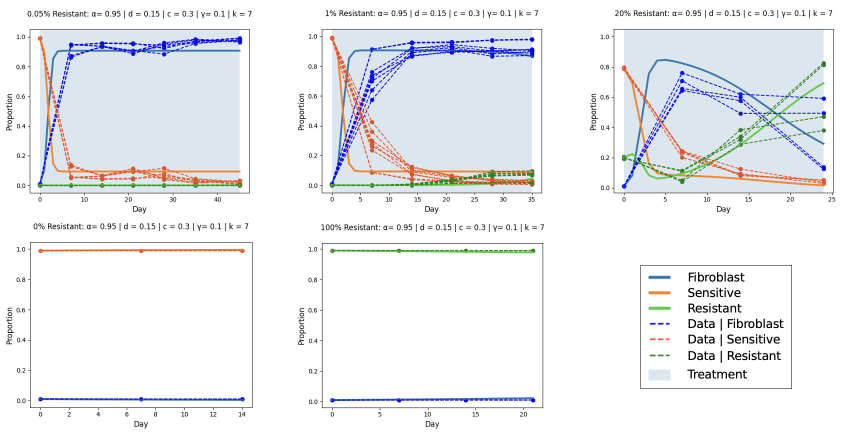
#> input picture source_figures/figure2.png, 1700 x 864 px (shown at 1/2 size)
$ python digitize_mouse_data.py
#> lines starting #> are read from the running program, lines starting #| are printed output that depends on the picture; after the words box and inside, x2 and y2 are one past the last pixel; in counts of white or black regions, pixels touching at a corner belong together
"""Recover plotted mouse observations from manuscript Figures 2 and 3.

The original numerical tables are not present in the supplied project folder.
This script detects the centers of visible colored markers in the embedded PNG
figures. Coincident markers cannot be separated, so the resulting CSV files
contain *visible unique points*, not guaranteed original replicate counts.

Pixel-to-data mappings were set from the plot axes. The uncertainty is roughly
half a pixel: about 0.0017 for composition, 0.033 mm^3 for treated volumes,
1.1 mm^3 for untreated-sensitive volumes, and 3.85 mm^3 for resistant volumes.
Anti-aliasing and coincident markers are larger potential error sources.
"""

from __future__ import annotations

import csv
import sys
from dataclasses import dataclass
from pathlib import Path

import numpy as np
from PIL import Image


ROOT = Path(__file__).resolve().parents[1]


@dataclass(frozen=True)
class Panel:
    group: str
    treatment: bool
    day_x: tuple[tuple[int, int], ...]
    y_min_pixel: float
    y_max_pixel: float
    value_at_min_pixel: float
    value_at_max_pixel: float

    def pixel_to_value(self, y: int) -> float:
        fraction = (y - self.y_min_pixel) / (self.y_max_pixel - self.y_min_pixel)
        return self.value_at_min_pixel + fraction * (
            self.value_at_max_pixel - self.value_at_min_pixel
        )


COMPOSITION_PANELS = (
    Panel(
        "R_0.05pct",
        True,
        ((0, 80), (7, 140), (14, 203), (21, 266), (28, 327), (35, 390), (45, 479)),
        72,
        371,
        1.0,
        0.0,
    ),
    Panel(
        "R_1pct",
        True,
        ((0, 665), (7, 743), (14, 823), (21, 903), (28, 983), (35, 1065)),
        72,
        371,
        1.0,
        0.0,
    ),
    Panel(
        "R_20pct",
        True,
        ((0, 1248), (7, 1363), (14, 1481), (24, 1647)),
        72,
        371,
        1.0,
        0.0,
    ),
)


VOLUME_PANELS = (
    Panel(
        "R_0.05pct",
        True,
        ((0, 65), (7, 116), (14, 166), (21, 216), (28, 266), (35, 317), (45, 388)),
        47,
        167,
        8.0,
        0.0,
    ),
    Panel(
        "R_1pct",
        True,
        ((0, 502), (7, 566), (14, 629), (21, 694), (28, 759), (35, 823)),
        47,
        167,
        8.0,
        0.0,
    ),
    Panel(
        "R_20pct",
        True,
        ((0, 937), (7, 1031), (14, 1125), (24, 1259)),
        47,
        167,
        8.0,
        0.0,
    ),
    Panel(
        "R_0pct",
        False,
        ((0, 68), (7, 230), (14, 389)),
        420,
        509,
        200.0,
        0.0,
    ),
    Panel(
        "R_100pct",
        False,
        ((0, 941), (7, 1047), (14, 1155), (21, 1262)),
        405,
        509,
        800.0,
        0.0,
    ),
)


def color_mask(pixels: np.ndarray, color: str) -> np.ndarray:
    red, green, blue = pixels[:, :, 0], pixels[:, :, 1], pixels[:, :, 2]
    if color == "fibroblast":
        return (blue > 180) & (red < 40) & (green < 80)
    if color == "sensitive":
        return (red > 180) & (green < 120) & (blue < 100)
    if color == "resistant":
        return (red < 100) & (green > 70) & (green < 180) & (blue < 100)
    if color == "volume":
        return (red > 80) & (red < 180) & (green < 70) & (blue < 60)
    raise ValueError(color)


def marker_centers(
    mask: np.ndarray,
    x: int,
    y_bounds: tuple[int, int],
    score_threshold: float,
    half_width: int = 5,
    minimum_separation: int = 5,
) -> list[int]:
    """Locate vertical density peaks produced by circular point markers."""

    y0, y1 = y_bounds
    density = mask[y0:y1, x - half_width : x + half_width + 1].sum(axis=1)
    score = np.convolve(density.astype(float), np.ones(3), mode="same")
    candidates = [
        i
        for i in range(1, len(score) - 1)
        if score[i] >= score_threshold
        and score[i] >= score[i - 1]
        and score[i] > score[i + 1]
    ]
    selected: list[int] = []
    for candidate in sorted(candidates, key=lambda value: score[value], reverse=True):
        if all(abs(candidate - existing) >= minimum_separation for existing in selected):
            selected.append(candidate)
    return sorted(y0 + value for value in selected)


def write_composition(figure: Path, destination: Path) -> None:
    pixels = np.array(Image.open(figure).convert("RGB"))
    rows: list[dict[str, object]] = []
    for panel in COMPOSITION_PANELS:
        for phenotype in ("fibroblast", "sensitive", "resistant"):
            mask = color_mask(pixels, phenotype)
            for day, x in panel.day_x:
                centers = marker_centers(mask, x, (60, 375), 18)
                for visible_point, y in enumerate(centers, start=1):
                    value = float(np.clip(panel.pixel_to_value(y), 0.0, 1.0))
                    rows.append(
                        {
                            "group": panel.group,
                            "day": day,
                            "phenotype": phenotype,
                            "visible_point": visible_point,
                            "fraction": f"{value:.6f}",
                            "treatment": str(panel.treatment).lower(),
                            "source_pixel_y": y,
                        }
                    )
#> this loop made 3 passes
#> pass 1, in color_mask, `red, green, blue = pixels[:, :, 0], pixels[:, :, 1], pixels[:, :, 2]`:
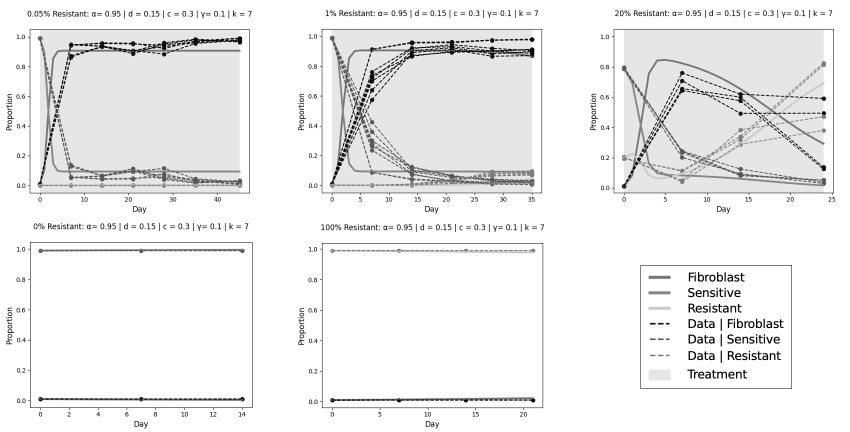
#> green: shape (864, 1700) (shown at 1/2 size); min 0, max 255, mean 238.8
#> pass 1, in color_mask, `red, green, blue = pixels[:, :, 0], pixels[:, :, 1], pixels[:, :, 2]`:
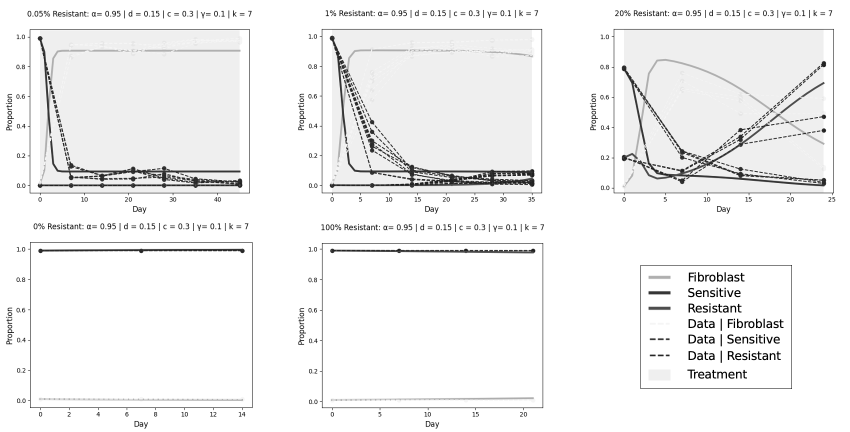
#> blue: shape (864, 1700) (shown at 1/2 size); min 0, max 255, mean 241.9
#> after the loop:
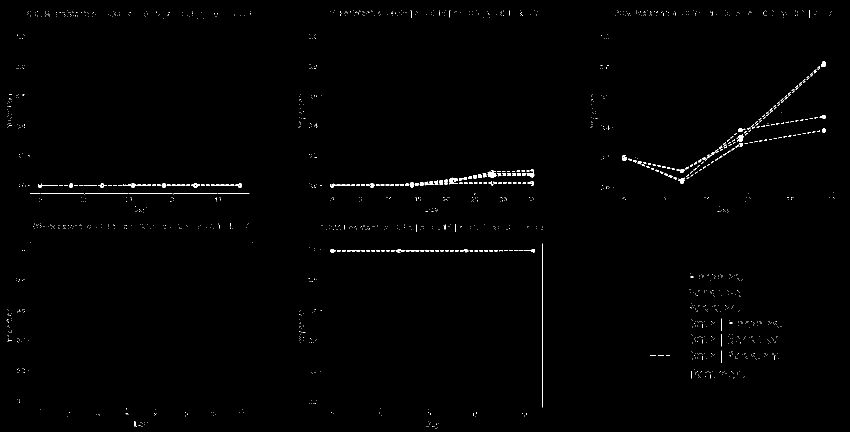
#> mask: shape (864, 1700) bool (shown at 1/2 size); 0.65% white in thin lines or dots
#> after the loop, rows = 107 items

    # Baseline fibroblast markers coincide with zero-resistance markers in the
    # first two panels and are not separately detectable. Add the manuscript's
    # stated 1% baseline stroma assumption and the known injection fractions.
    for group, resistant in (("R_0.05pct", 0.0005), ("R_1pct", 0.01)):
        rows = [
            row
            for row in rows
            if not (row["group"] == group and row["day"] == 0)
        ]
        for phenotype, fraction in (
            ("fibroblast", 0.01),
            ("sensitive", 0.99 * (1.0 - resistant)),
            ("resistant", 0.99 * resistant),
        ):
            rows.append(
                {
                    "group": group,
                    "day": 0,
                    "phenotype": phenotype,
                    "visible_point": 1,
                    "fraction": f"{fraction:.6f}",
                    "treatment": "true",
                    "source_pixel_y": "assumption",
                }
            )
#> this loop made 2 passes
#> (group, resistant) on passes 1 to 2: ('R_0.05pct', 0.0005), ('R_1pct', 0.01)
#> after the loop, rows = 109 items

    # Homogeneous untreated groups are described in the text rather than fitted
    # from colored markers in Figure 2.
    for group, resistant in (("R_0pct", 0.0), ("R_100pct", 0.99)):
        for day in ((0, 7, 14) if group == "R_0pct" else (0, 7, 14, 21)):
            for phenotype, fraction in (
                ("fibroblast", 0.01),
                ("sensitive", 0.99 - resistant),
                ("resistant", resistant),
            ):
                rows.append(
                    {
                        "group": group,
                        "day": day,
                        "phenotype": phenotype,
                        "visible_point": 1,
                        "fraction": f"{fraction:.6f}",
                        "treatment": "false",
                        "source_pixel_y": "text_assumption",
                    }
                )
#> after the loop, rows = 130 items

    rows.sort(key=lambda row: (str(row["group"]), int(row["day"]), str(row["phenotype"]), int(row["visible_point"])))
    destination.parent.mkdir(parents=True, exist_ok=True)
    with destination.open("w", newline="", encoding="utf-8") as stream:
        writer = csv.DictWriter(stream, fieldnames=list(rows[0]))
        writer.writeheader()
        writer.writerows(rows)


def write_volume(figure: Path, destination: Path) -> None:
    pixels = np.array(Image.open(figure).convert("RGB"))
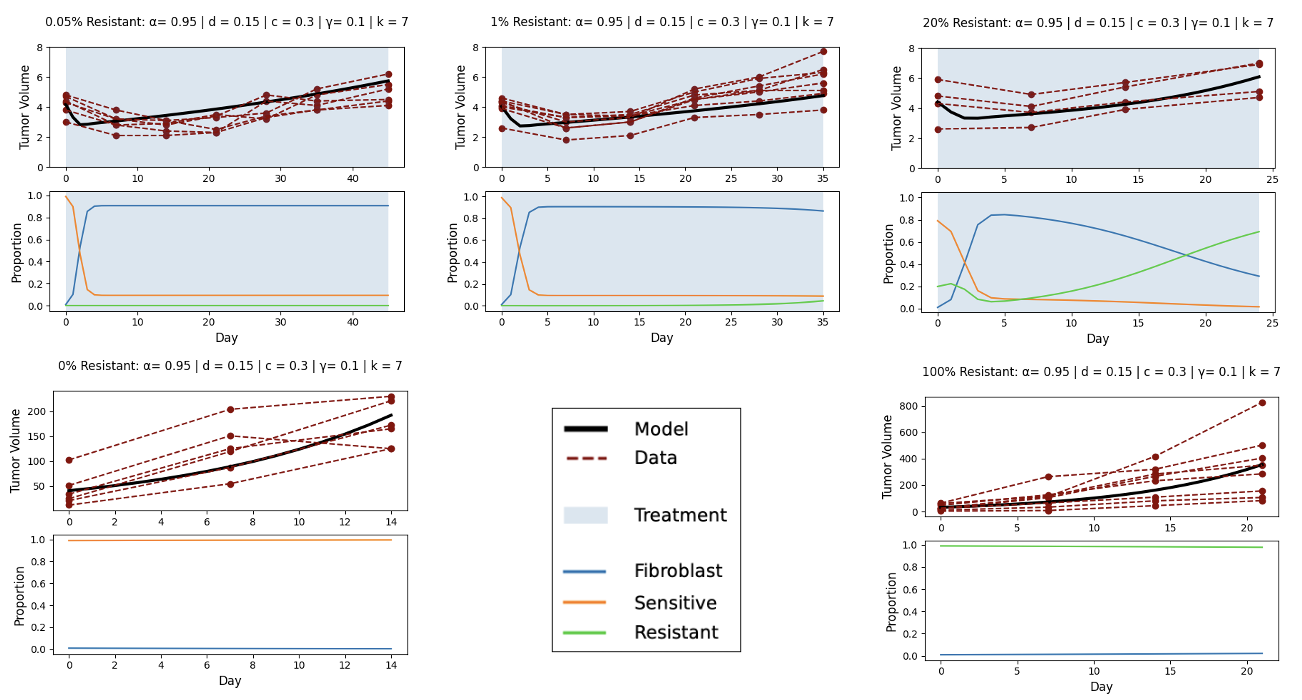
#> input picture source_figures/figure3.png, 1302 x 700 px
#> pixels: shape (700, 1302, 3)
    mask = color_mask(pixels, "volume")
#> in color_mask (call 10), `red, green, blue = pixels[:, :, 0], pixels[:, :, 1], pixels[:, :, 2]`:
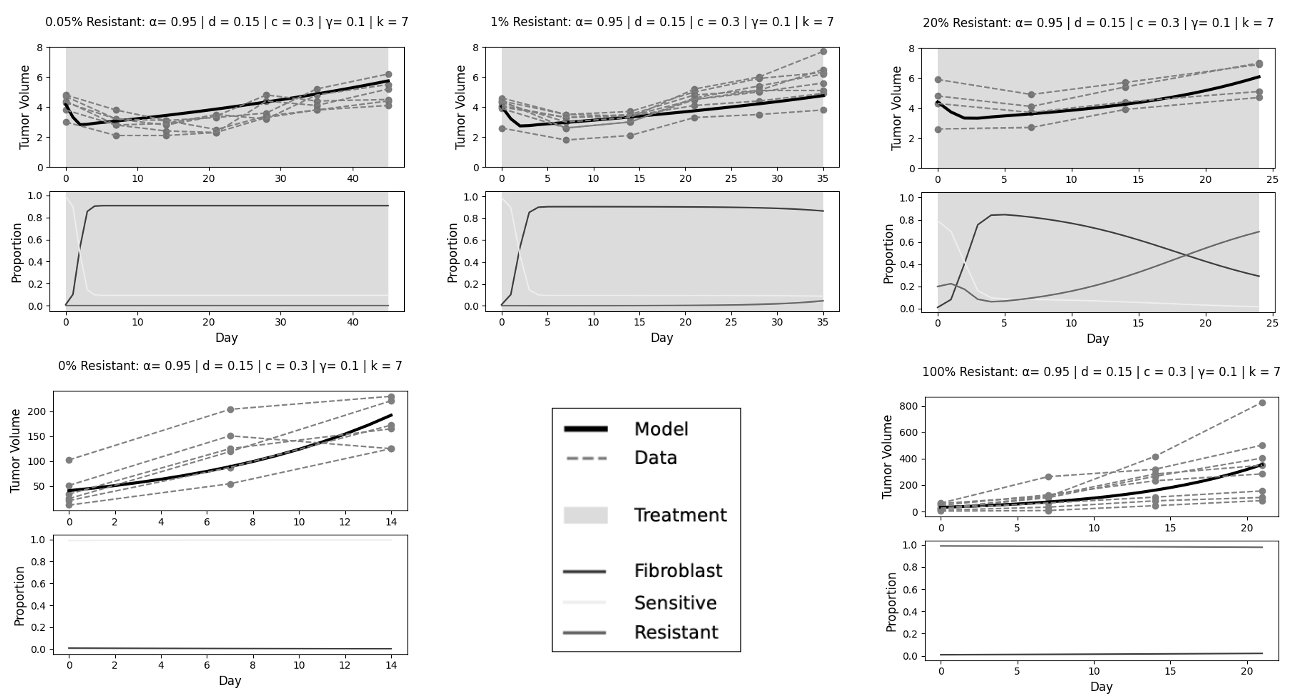
#> red: shape (700, 1302); min 0, max 255, mean 237
#> in color_mask (call 10), `red, green, blue = pixels[:, :, 0], pixels[:, :, 1], pixels[:, :, 2]`:
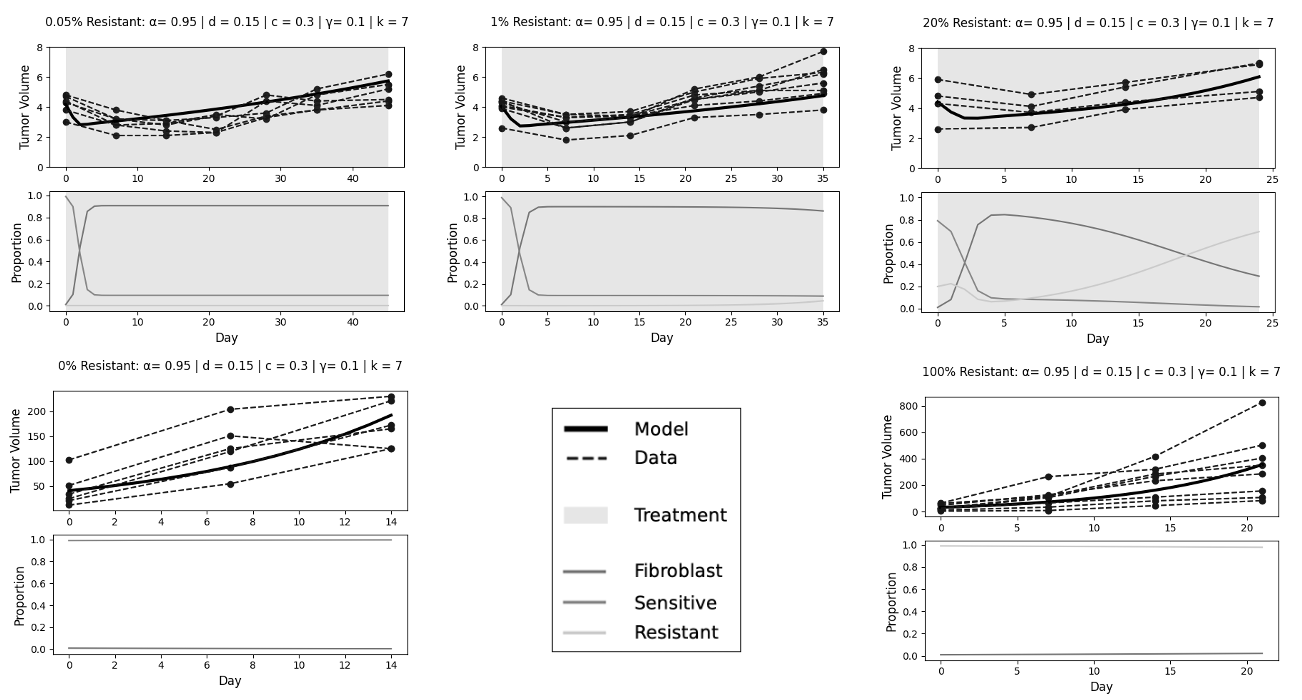
#> green: shape (700, 1302); min 0, max 255, mean 238
#> in color_mask (call 10), `return (red > 80) & (red < 180) & (green < 70) & (blue < 60)`:
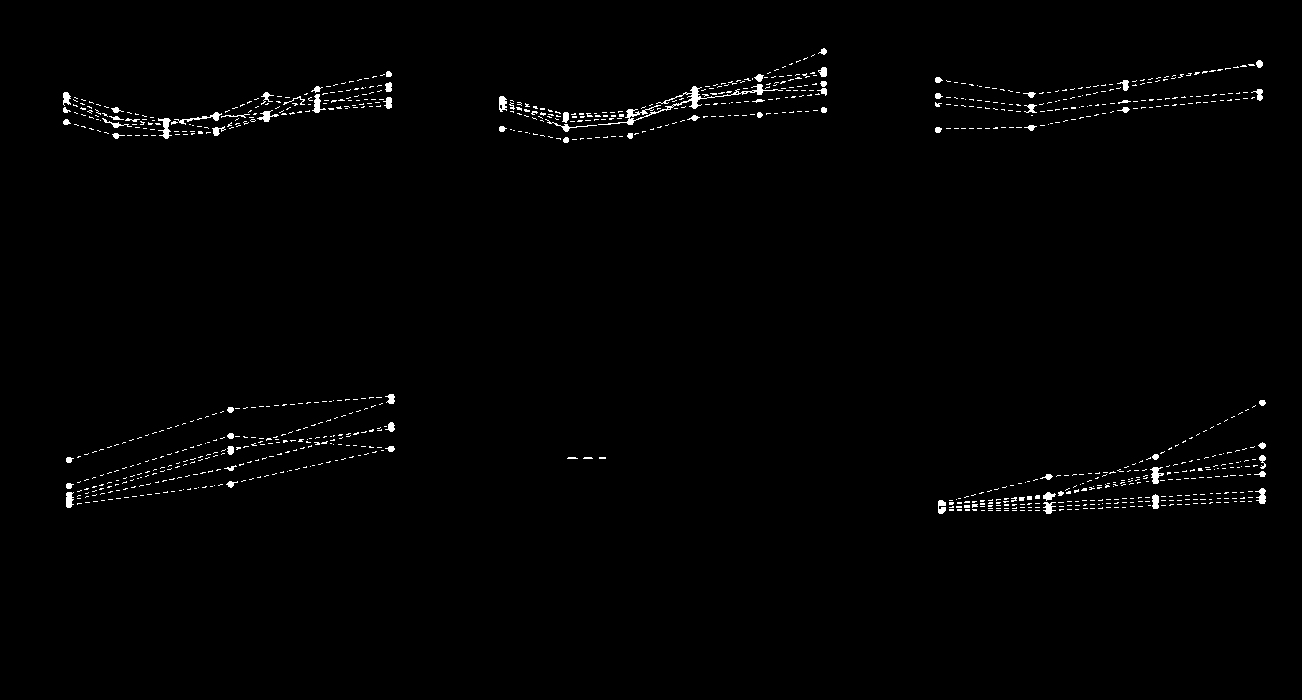
#> returned value: shape (700, 1302) bool; 1% white in thin lines or dots, all inside (x1, y1, x2, y2) = (63, 48, 1266, 514)
    rows: list[dict[str, object]] = []
    for panel in VOLUME_PANELS:
        y_bounds = (45, 168) if panel.treatment else (390, 515)
        for day, x in panel.day_x:
            centers = marker_centers(mask, x, y_bounds, 15)
            for visible_point, y in enumerate(centers, start=1):
                value = max(0.0, panel.pixel_to_value(y))
                rows.append(
                    {
                        "group": panel.group,
                        "day": day,
                        "visible_point": visible_point,
                        "volume_mm3": f"{value:.6f}",
                        "treatment": str(panel.treatment).lower(),
                        "source_pixel_y": y,
                    }
                )
#> this loop made 5 passes
#> after the loop, rows = 90 items
    rows.sort(key=lambda row: (str(row["group"]), int(row["day"]), int(row["visible_point"])))
    destination.parent.mkdir(parents=True, exist_ok=True)
    with destination.open("w", newline="", encoding="utf-8") as stream:
        writer = csv.DictWriter(stream, fieldnames=list(rows[0]))
        writer.writeheader()
        writer.writerows(rows)


def main() -> None:
    figure2 = Path(sys.argv[1]) if len(sys.argv) > 1 else ROOT / "source_figures" / "figure2.png"
    figure3 = Path(sys.argv[2]) if len(sys.argv) > 2 else ROOT / "source_figures" / "figure3.png"
    write_composition(figure2, ROOT / "data" / "digitized_composition.csv")
    write_volume(figure3, ROOT / "data" / "digitized_volume.csv")
    print("Wrote data/digitized_composition.csv and data/digitized_volume.csv")


if __name__ == "__main__":
    main()
